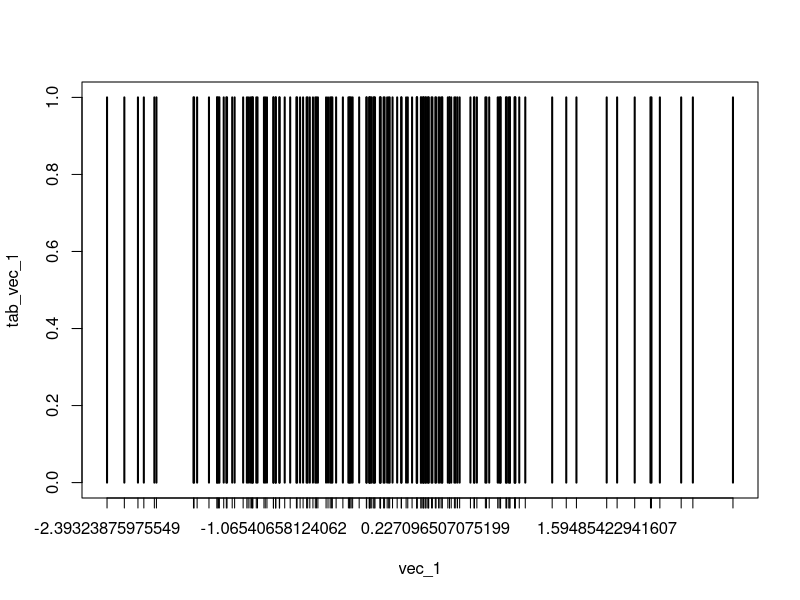
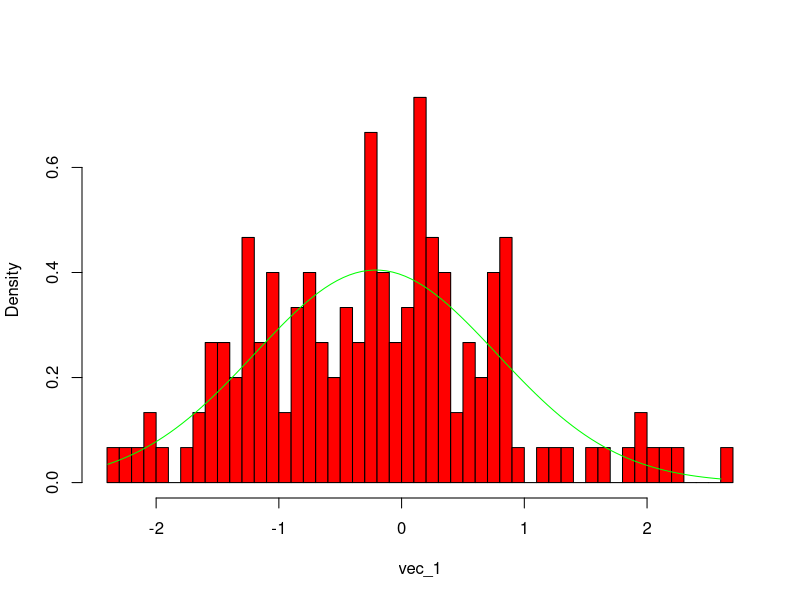
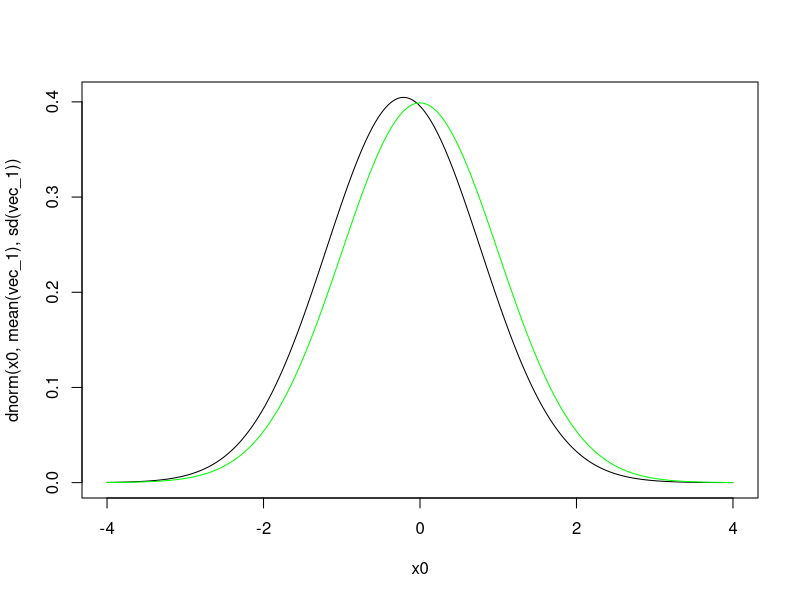
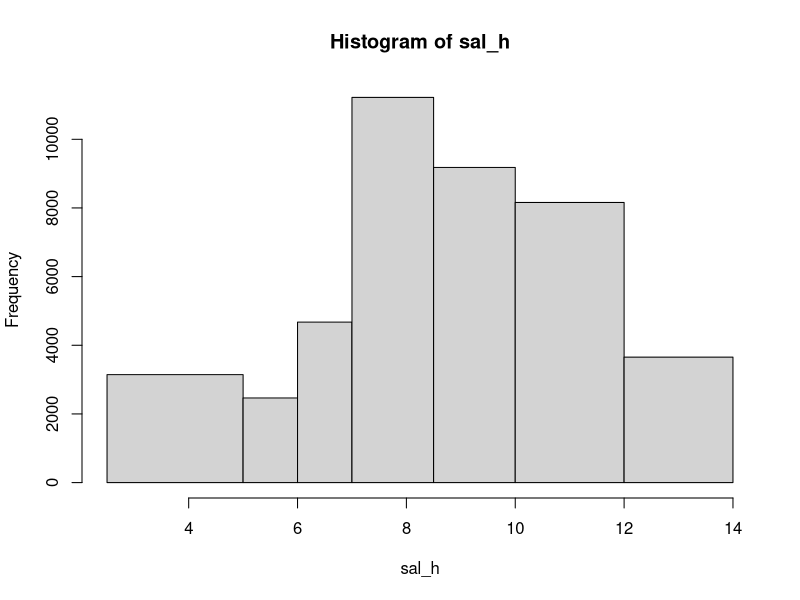
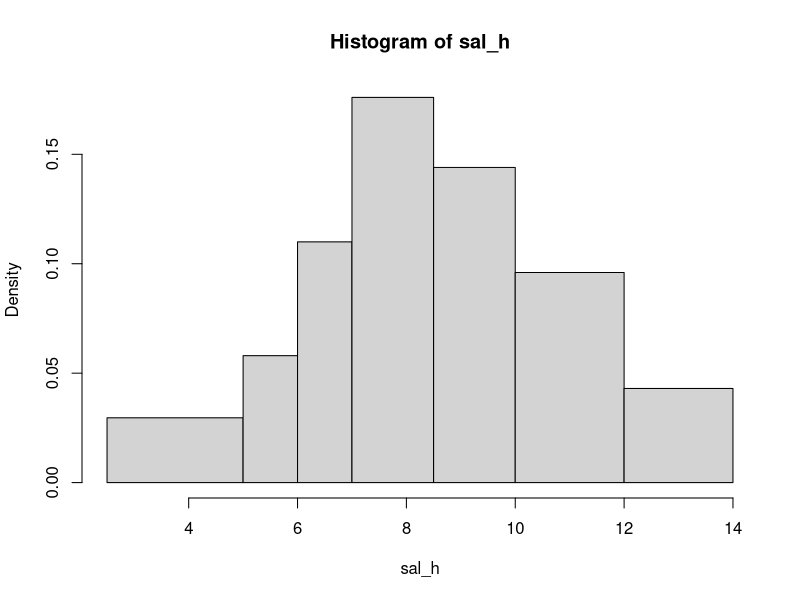
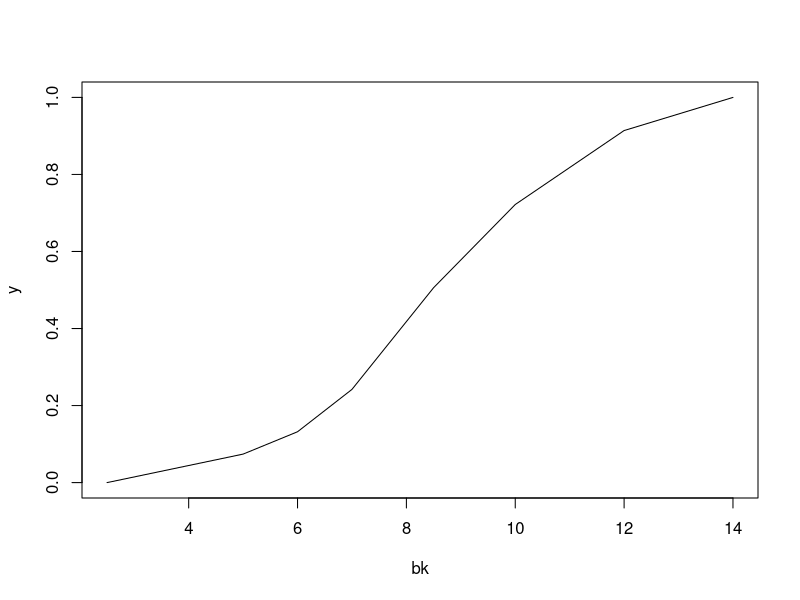

Here is the R script that generated these plots, in order:
###############################
#                             #
#           EX 1              #
#                             #
###############################

# 1)
vec_1<-rnorm(150,0,1)
vec_1

# 2)
tab_vec_1<-table(vec_1)
plot(tab_vec_1)

# 3)
mean(vec_1)
sd(vec_1)
summary(vec_1)

hist(vec_1, main="",breaks = 50, probability = T, col = "red")
x0<-seq(min(vec_1),max(vec_1),length.out = 100)
lines(x0,dnorm(x0,mean(vec_1),sd(vec_1)),col="green")

# correction
x0<-seq(-4,4,by=0.01)
plot(x0,dnorm(x0,mean(vec_1),sd(vec_1)),type='l')
lines(x0,dnorm(x0,0,1),col="green")


###############################
#                             #
#           EX 2              #
#                             #
###############################

#1) homme et femme 42500 ouvriers 

# population = ouvrier groupe industriel
# card(pop) = 42500
# character observer = salaire annuel en k€
# x = var quantitative considerer comme continue

# 2)
# reproduire echantillon donne brut (x1,x2,...,x42500)
# on va considerer que dans chaque classe la repartition des donnes est uniforme

sal_h<-c( runif(3145,2.5,5), runif(2465,5,6), runif(4675,6,7), runif(11220,7,8.5), runif(9180,8.5,10), runif(8160,10,12), runif(3655,12,14) )
sal_h
bk<-c(2.5,5,6,7,8.5,10,12,14)

tab_sal_h=table(cut(sal_h,breaks = bk))
tab_sal_h

par(mrfrow=c(1,2))
hist(sal_h,freq = T, breaks = bk)
hist(sal_h,probability = T, breaks = bk)

y=c(0,cumsum(tab_sal_h)/42500)
plot(bk,y,type='l') # ligne briser des frequence cumuler
quantile(sal_h,c(0.25,0.5,0.75)) # pr avoir les quartille du sal





